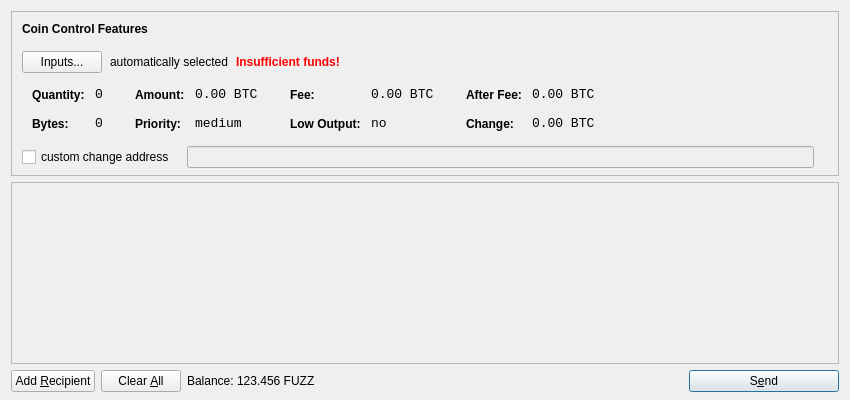
<?xml version="1.0" encoding="UTF-8"?>
<ui version="4.0">
 <class>SendCoinsDialog</class>
 <widget class="QDialog" name="SendCoinsDialog">
  <property name="geometry">
   <rect>
    <x>0</x>
    <y>0</y>
    <width>850</width>
    <height>400</height>
   </rect>
  </property>
  <property name="windowTitle">
   <string>Send Coins</string>
  </property>
  <layout class="QVBoxLayout" name="verticalLayout" stretch="0,1,0">
   <property name="bottomMargin">
    <number>8</number>
   </property>
   <item>
    <widget class="QFrame" name="frameCoinControl">
     <property name="sizePolicy">
      <sizepolicy hsizetype="Expanding" vsizetype="Expanding">
       <horstretch>0</horstretch>
       <verstretch>0</verstretch>
      </sizepolicy>
     </property>
     <property name="maximumSize">
      <size>
       <width>16777215</width>
       <height>16777215</height>
      </size>
     </property>
     <property name="frameShape">
      <enum>QFrame::StyledPanel</enum>
     </property>
     <property name="frameShadow">
      <enum>QFrame::Sunken</enum>
     </property>
     <layout class="QVBoxLayout" name="verticalLayoutCoinControl2">
      <property name="spacing">
       <number>-1</number>
      </property>
      <property name="leftMargin">
       <number>0</number>
      </property>
      <property name="topMargin">
       <number>0</number>
      </property>
      <property name="rightMargin">
       <number>0</number>
      </property>
      <property name="bottomMargin">
       <number>6</number>
      </property>
      <item>
       <layout class="QVBoxLayout" name="verticalLayoutCoinControl" stretch="0,0,0,0,1">
        <property name="spacing">
         <number>0</number>
        </property>
        <property name="leftMargin">
         <number>10</number>
        </property>
        <property name="topMargin">
         <number>10</number>
        </property>
        <item>
         <layout class="QHBoxLayout" name="horizontalLayoutCoinControl1">
          <property name="bottomMargin">
           <number>15</number>
          </property>
          <item>
           <widget class="QLabel" name="labelCoinControlFeatures">
            <property name="sizePolicy">
             <sizepolicy hsizetype="Preferred" vsizetype="Maximum">
              <horstretch>0</horstretch>
              <verstretch>0</verstretch>
             </sizepolicy>
            </property>
            <property name="font">
             <font>
              <weight>75</weight>
              <bold>true</bold>
             </font>
            </property>
            <property name="styleSheet">
             <string notr="true">font-weight:bold;</string>
            </property>
            <property name="text">
             <string>Coin Control Features</string>
            </property>
           </widget>
          </item>
         </layout>
        </item>
        <item>
         <layout class="QHBoxLayout" name="horizontalLayoutCoinControl2" stretch="0,0,0,0">
          <property name="spacing">
           <number>8</number>
          </property>
          <property name="bottomMargin">
           <number>10</number>
          </property>
          <item>
           <widget class="QPushButton" name="pushButtonCoinControl">
            <property name="styleSheet">
             <string notr="true"/>
            </property>
            <property name="text">
             <string>Inputs...</string>
            </property>
           </widget>
          </item>
          <item>
           <widget class="QLabel" name="labelCoinControlAutomaticallySelected">
            <property name="text">
             <string>automatically selected</string>
            </property>
            <property name="margin">
             <number>5</number>
            </property>
           </widget>
          </item>
          <item>
           <widget class="QLabel" name="labelCoinControlInsuffFunds">
            <property name="font">
             <font>
              <weight>75</weight>
              <bold>true</bold>
             </font>
            </property>
            <property name="styleSheet">
             <string notr="true">color:red;font-weight:bold;</string>
            </property>
            <property name="text">
             <string>Insufficient funds!</string>
            </property>
            <property name="margin">
             <number>5</number>
            </property>
           </widget>
          </item>
          <item>
           <spacer name="horizontalSpacerCoinControl">
            <property name="orientation">
             <enum>Qt::Horizontal</enum>
            </property>
            <property name="sizeHint" stdset="0">
             <size>
              <width>40</width>
              <height>1</height>
             </size>
            </property>
           </spacer>
          </item>
         </layout>
        </item>
        <item>
         <widget class="QWidget" name="widgetCoinControl" native="true">
          <property name="sizePolicy">
           <sizepolicy hsizetype="Preferred" vsizetype="Preferred">
            <horstretch>0</horstretch>
            <verstretch>0</verstretch>
           </sizepolicy>
          </property>
          <property name="minimumSize">
           <size>
            <width>0</width>
            <height>0</height>
           </size>
          </property>
          <property name="styleSheet">
           <string notr="true"/>
          </property>
          <layout class="QHBoxLayout" name="horizontalLayoutCoinControl5">
           <property name="margin">
            <number>0</number>
           </property>
           <item>
            <layout class="QHBoxLayout" name="horizontalLayoutCoinControl3" stretch="0,0,0,1">
             <property name="spacing">
              <number>20</number>
             </property>
             <property name="topMargin">
              <number>0</number>
             </property>
             <property name="bottomMargin">
              <number>10</number>
             </property>
             <item>
              <layout class="QFormLayout" name="formLayoutCoinControl1">
               <property name="horizontalSpacing">
                <number>10</number>
               </property>
               <property name="verticalSpacing">
                <number>14</number>
               </property>
               <property name="leftMargin">
                <number>10</number>
               </property>
               <property name="topMargin">
                <number>4</number>
               </property>
               <property name="rightMargin">
                <number>6</number>
               </property>
               <item row="0" column="0">
                <widget class="QLabel" name="labelCoinControlQuantityText">
                 <property name="styleSheet">
                  <string notr="true">font-weight:bold;</string>
                 </property>
                 <property name="text">
                  <string>Quantity:</string>
                 </property>
                 <property name="margin">
                  <number>0</number>
                 </property>
                </widget>
               </item>
               <item row="0" column="1">
                <widget class="QLabel" name="labelCoinControlQuantity">
                 <property name="font">
                  <font>
                   <family>Monospace</family>
                   <pointsize>10</pointsize>
                  </font>
                 </property>
                 <property name="cursor">
                  <cursorShape>IBeamCursor</cursorShape>
                 </property>
                 <property name="contextMenuPolicy">
                  <enum>Qt::ActionsContextMenu</enum>
                 </property>
                 <property name="text">
                  <string notr="true">0</string>
                 </property>
                 <property name="margin">
                  <number>0</number>
                 </property>
                 <property name="textInteractionFlags">
                  <set>Qt::LinksAccessibleByMouse|Qt::TextSelectableByKeyboard|Qt::TextSelectableByMouse</set>
                 </property>
                </widget>
               </item>
               <item row="1" column="0">
                <widget class="QLabel" name="labelCoinControlBytesText">
                 <property name="styleSheet">
                  <string notr="true">font-weight:bold;</string>
                 </property>
                 <property name="text">
                  <string>Bytes:</string>
                 </property>
                </widget>
               </item>
               <item row="1" column="1">
                <widget class="QLabel" name="labelCoinControlBytes">
                 <property name="font">
                  <font>
                   <family>Monospace</family>
                   <pointsize>10</pointsize>
                  </font>
                 </property>
                 <property name="cursor">
                  <cursorShape>IBeamCursor</cursorShape>
                 </property>
                 <property name="contextMenuPolicy">
                  <enum>Qt::ActionsContextMenu</enum>
                 </property>
                 <property name="text">
                  <string notr="true">0</string>
                 </property>
                 <property name="textInteractionFlags">
                  <set>Qt::LinksAccessibleByMouse|Qt::TextSelectableByKeyboard|Qt::TextSelectableByMouse</set>
                 </property>
                </widget>
               </item>
              </layout>
             </item>
             <item>
              <layout class="QFormLayout" name="formLayoutCoinControl2">
               <property name="horizontalSpacing">
                <number>10</number>
               </property>
               <property name="verticalSpacing">
                <number>14</number>
               </property>
               <property name="leftMargin">
                <number>6</number>
               </property>
               <property name="topMargin">
                <number>4</number>
               </property>
               <property name="rightMargin">
                <number>6</number>
               </property>
               <item row="0" column="0">
                <widget class="QLabel" name="labelCoinControlAmountText">
                 <property name="styleSheet">
                  <string notr="true">font-weight:bold;</string>
                 </property>
                 <property name="text">
                  <string>Amount:</string>
                 </property>
                 <property name="margin">
                  <number>0</number>
                 </property>
                </widget>
               </item>
               <item row="0" column="1">
                <widget class="QLabel" name="labelCoinControlAmount">
                 <property name="font">
                  <font>
                   <family>Monospace</family>
                   <pointsize>10</pointsize>
                  </font>
                 </property>
                 <property name="cursor">
                  <cursorShape>IBeamCursor</cursorShape>
                 </property>
                 <property name="contextMenuPolicy">
                  <enum>Qt::ActionsContextMenu</enum>
                 </property>
                 <property name="text">
                  <string notr="true">0.00 BTC</string>
                 </property>
                 <property name="textInteractionFlags">
                  <set>Qt::LinksAccessibleByMouse|Qt::TextSelectableByKeyboard|Qt::TextSelectableByMouse</set>
                 </property>
                </widget>
               </item>
               <item row="1" column="0">
                <widget class="QLabel" name="labelCoinControlPriorityText">
                 <property name="styleSheet">
                  <string notr="true">font-weight:bold;</string>
                 </property>
                 <property name="text">
                  <string>Priority:</string>
                 </property>
                </widget>
               </item>
               <item row="1" column="1">
                <widget class="QLabel" name="labelCoinControlPriority">
                 <property name="font">
                  <font>
                   <family>Monospace</family>
                   <pointsize>10</pointsize>
                  </font>
                 </property>
                 <property name="cursor">
                  <cursorShape>IBeamCursor</cursorShape>
                 </property>
                 <property name="contextMenuPolicy">
                  <enum>Qt::ActionsContextMenu</enum>
                 </property>
                 <property name="text">
                  <string>medium</string>
                 </property>
                 <property name="textInteractionFlags">
                  <set>Qt::LinksAccessibleByMouse|Qt::TextSelectableByKeyboard|Qt::TextSelectableByMouse</set>
                 </property>
                </widget>
               </item>
              </layout>
             </item>
             <item>
              <layout class="QFormLayout" name="formLayoutCoinControl3">
               <property name="horizontalSpacing">
                <number>10</number>
               </property>
               <property name="verticalSpacing">
                <number>14</number>
               </property>
               <property name="leftMargin">
                <number>6</number>
               </property>
               <property name="topMargin">
                <number>4</number>
               </property>
               <property name="rightMargin">
                <number>6</number>
               </property>
               <item row="0" column="0">
                <widget class="QLabel" name="labelCoinControlFeeText">
                 <property name="styleSheet">
                  <string notr="true">font-weight:bold;</string>
                 </property>
                 <property name="text">
                  <string>Fee:</string>
                 </property>
                 <property name="margin">
                  <number>0</number>
                 </property>
                </widget>
               </item>
               <item row="0" column="1">
                <widget class="QLabel" name="labelCoinControlFee">
                 <property name="font">
                  <font>
                   <family>Monospace</family>
                   <pointsize>10</pointsize>
                  </font>
                 </property>
                 <property name="cursor">
                  <cursorShape>IBeamCursor</cursorShape>
                 </property>
                 <property name="contextMenuPolicy">
                  <enum>Qt::ActionsContextMenu</enum>
                 </property>
                 <property name="text">
                  <string notr="true">0.00 BTC</string>
                 </property>
                 <property name="textInteractionFlags">
                  <set>Qt::LinksAccessibleByMouse|Qt::TextSelectableByKeyboard|Qt::TextSelectableByMouse</set>
                 </property>
                </widget>
               </item>
               <item row="1" column="0">
                <widget class="QLabel" name="labelCoinControlLowOutputText">
                 <property name="styleSheet">
                  <string notr="true">font-weight:bold;</string>
                 </property>
                 <property name="text">
                  <string>Low Output:</string>
                 </property>
                </widget>
               </item>
               <item row="1" column="1">
                <widget class="QLabel" name="labelCoinControlLowOutput">
                 <property name="font">
                  <font>
                   <family>Monospace</family>
                   <pointsize>10</pointsize>
                  </font>
                 </property>
                 <property name="cursor">
                  <cursorShape>IBeamCursor</cursorShape>
                 </property>
                 <property name="contextMenuPolicy">
                  <enum>Qt::ActionsContextMenu</enum>
                 </property>
                 <property name="text">
                  <string>no</string>
                 </property>
                 <property name="textInteractionFlags">
                  <set>Qt::LinksAccessibleByMouse|Qt::TextSelectableByKeyboard|Qt::TextSelectableByMouse</set>
                 </property>
                </widget>
               </item>
              </layout>
             </item>
             <item>
              <layout class="QFormLayout" name="formLayoutCoinControl4">
               <property name="horizontalSpacing">
                <number>10</number>
               </property>
               <property name="verticalSpacing">
                <number>14</number>
               </property>
               <property name="leftMargin">
                <number>6</number>
               </property>
               <property name="topMargin">
                <number>4</number>
               </property>
               <property name="rightMargin">
                <number>6</number>
               </property>
               <item row="0" column="0">
                <widget class="QLabel" name="labelCoinControlAfterFeeText">
                 <property name="styleSheet">
                  <string notr="true">font-weight:bold;</string>
                 </property>
                 <property name="text">
                  <string>After Fee:</string>
                 </property>
                 <property name="margin">
                  <number>0</number>
                 </property>
                </widget>
               </item>
               <item row="0" column="1">
                <widget class="QLabel" name="labelCoinControlAfterFee">
                 <property name="font">
                  <font>
                   <family>Monospace</family>
                   <pointsize>10</pointsize>
                  </font>
                 </property>
                 <property name="cursor">
                  <cursorShape>IBeamCursor</cursorShape>
                 </property>
                 <property name="contextMenuPolicy">
                  <enum>Qt::ActionsContextMenu</enum>
                 </property>
                 <property name="text">
                  <string notr="true">0.00 BTC</string>
                 </property>
                 <property name="textInteractionFlags">
                  <set>Qt::LinksAccessibleByMouse|Qt::TextSelectableByKeyboard|Qt::TextSelectableByMouse</set>
                 </property>
                </widget>
               </item>
               <item row="1" column="0">
                <widget class="QLabel" name="labelCoinControlChangeText">
                 <property name="styleSheet">
                  <string notr="true">font-weight:bold;</string>
                 </property>
                 <property name="text">
                  <string>Change:</string>
                 </property>
                </widget>
               </item>
               <item row="1" column="1">
                <widget class="QLabel" name="labelCoinControlChange">
                 <property name="font">
                  <font>
                   <family>Monospace</family>
                   <pointsize>10</pointsize>
                  </font>
                 </property>
                 <property name="cursor">
                  <cursorShape>IBeamCursor</cursorShape>
                 </property>
                 <property name="contextMenuPolicy">
                  <enum>Qt::ActionsContextMenu</enum>
                 </property>
                 <property name="text">
                  <string notr="true">0.00 BTC</string>
                 </property>
                 <property name="textInteractionFlags">
                  <set>Qt::LinksAccessibleByMouse|Qt::TextSelectableByKeyboard|Qt::TextSelectableByMouse</set>
                 </property>
                </widget>
               </item>
              </layout>
             </item>
            </layout>
           </item>
          </layout>
         </widget>
        </item>
        <item>
         <layout class="QHBoxLayout" name="horizontalLayoutCoinControl4" stretch="0,0,0">
          <property name="spacing">
           <number>12</number>
          </property>
          <property name="sizeConstraint">
           <enum>QLayout::SetDefaultConstraint</enum>
          </property>
          <property name="topMargin">
           <number>5</number>
          </property>
          <property name="rightMargin">
           <number>5</number>
          </property>
          <item>
           <widget class="QCheckBox" name="checkBoxCoinControlChange">
            <property name="text">
             <string>custom change address</string>
            </property>
           </widget>
          </item>
          <item>
           <widget class="QLineEdit" name="lineEditCoinControlChange">
            <property name="enabled">
             <bool>false</bool>
            </property>
            <property name="sizePolicy">
             <sizepolicy hsizetype="Expanding" vsizetype="Fixed">
              <horstretch>0</horstretch>
              <verstretch>0</verstretch>
             </sizepolicy>
            </property>
           </widget>
          </item>
          <item>
           <widget class="QLabel" name="labelCoinControlChangeLabel">
            <property name="sizePolicy">
             <sizepolicy hsizetype="Preferred" vsizetype="Expanding">
              <horstretch>0</horstretch>
              <verstretch>0</verstretch>
             </sizepolicy>
            </property>
            <property name="minimumSize">
             <size>
              <width>0</width>
              <height>0</height>
             </size>
            </property>
            <property name="text">
             <string/>
            </property>
            <property name="margin">
             <number>3</number>
            </property>
           </widget>
          </item>
         </layout>
        </item>
        <item>
         <spacer name="verticalSpacerCoinControl">
          <property name="orientation">
           <enum>Qt::Vertical</enum>
          </property>
          <property name="sizeHint" stdset="0">
           <size>
            <width>800</width>
            <height>1</height>
           </size>
          </property>
         </spacer>
        </item>
       </layout>
      </item>
     </layout>
    </widget>
   </item>
   <item>
    <widget class="QScrollArea" name="scrollArea">
     <property name="widgetResizable">
      <bool>true</bool>
     </property>
     <widget class="QWidget" name="scrollAreaWidgetContents">
      <property name="geometry">
       <rect>
        <x>0</x>
        <y>0</y>
        <width>830</width>
        <height>165</height>
       </rect>
      </property>
      <layout class="QVBoxLayout" name="verticalLayout_2">
       <property name="margin">
        <number>0</number>
       </property>
       <item>
        <layout class="QVBoxLayout" name="entries">
         <property name="spacing">
          <number>6</number>
         </property>
        </layout>
       </item>
       <item>
        <spacer name="verticalSpacer">
         <property name="orientation">
          <enum>Qt::Vertical</enum>
         </property>
         <property name="sizeHint" stdset="0">
          <size>
           <width>20</width>
           <height>40</height>
          </size>
         </property>
        </spacer>
       </item>
      </layout>
     </widget>
    </widget>
   </item>
   <item>
    <layout class="QHBoxLayout" name="horizontalLayout">
     <item>
      <widget class="QPushButton" name="addButton">
       <property name="toolTip">
        <string>Send to multiple recipients at once</string>
       </property>
       <property name="text">
        <string>Add &amp;Recipient</string>
       </property>
       <property name="icon">
        <iconset resource="../bitcoin.qrc">
         <normaloff>:/icons/add</normaloff>:/icons/add</iconset>
       </property>
       <property name="autoDefault">
        <bool>false</bool>
       </property>
      </widget>
     </item>
     <item>
      <widget class="QPushButton" name="clearButton">
       <property name="sizePolicy">
        <sizepolicy hsizetype="Minimum" vsizetype="Fixed">
         <horstretch>0</horstretch>
         <verstretch>0</verstretch>
        </sizepolicy>
       </property>
       <property name="toolTip">
        <string>Remove all transaction fields</string>
       </property>
       <property name="text">
        <string>Clear &amp;All</string>
       </property>
       <property name="icon">
        <iconset resource="../bitcoin.qrc">
         <normaloff>:/icons/remove</normaloff>:/icons/remove</iconset>
       </property>
       <property name="autoRepeatDelay">
        <number>300</number>
       </property>
       <property name="autoDefault">
        <bool>false</bool>
       </property>
      </widget>
     </item>
     <item>
      <layout class="QHBoxLayout" name="horizontalLayout_2">
       <property name="spacing">
        <number>3</number>
       </property>
       <item>
        <widget class="QLabel" name="label">
         <property name="text">
          <string>Balance:</string>
         </property>
        </widget>
       </item>
       <item>
        <widget class="QLabel" name="labelBalance">
         <property name="cursor">
          <cursorShape>IBeamCursor</cursorShape>
         </property>
         <property name="text">
          <string>123.456 FUZZ</string>
         </property>
         <property name="textInteractionFlags">
          <set>Qt::LinksAccessibleByMouse|Qt::TextSelectableByKeyboard|Qt::TextSelectableByMouse</set>
         </property>
        </widget>
       </item>
      </layout>
     </item>
     <item>
      <spacer name="horizontalSpacer">
       <property name="orientation">
        <enum>Qt::Horizontal</enum>
       </property>
       <property name="sizeHint" stdset="0">
        <size>
         <width>40</width>
         <height>20</height>
        </size>
       </property>
      </spacer>
     </item>
     <item>
      <widget class="QPushButton" name="sendButton">
       <property name="minimumSize">
        <size>
         <width>150</width>
         <height>0</height>
        </size>
       </property>
       <property name="toolTip">
        <string>Confirm the send action</string>
       </property>
       <property name="text">
        <string>S&amp;end</string>
       </property>
       <property name="icon">
        <iconset resource="../bitcoin.qrc">
         <normaloff>:/icons/send</normaloff>:/icons/send</iconset>
       </property>
       <property name="default">
        <bool>true</bool>
       </property>
      </widget>
     </item>
    </layout>
   </item>
  </layout>
 </widget>
 <resources>
  <include location="../bitcoin.qrc"/>
 </resources>
 <connections/>
</ui>
